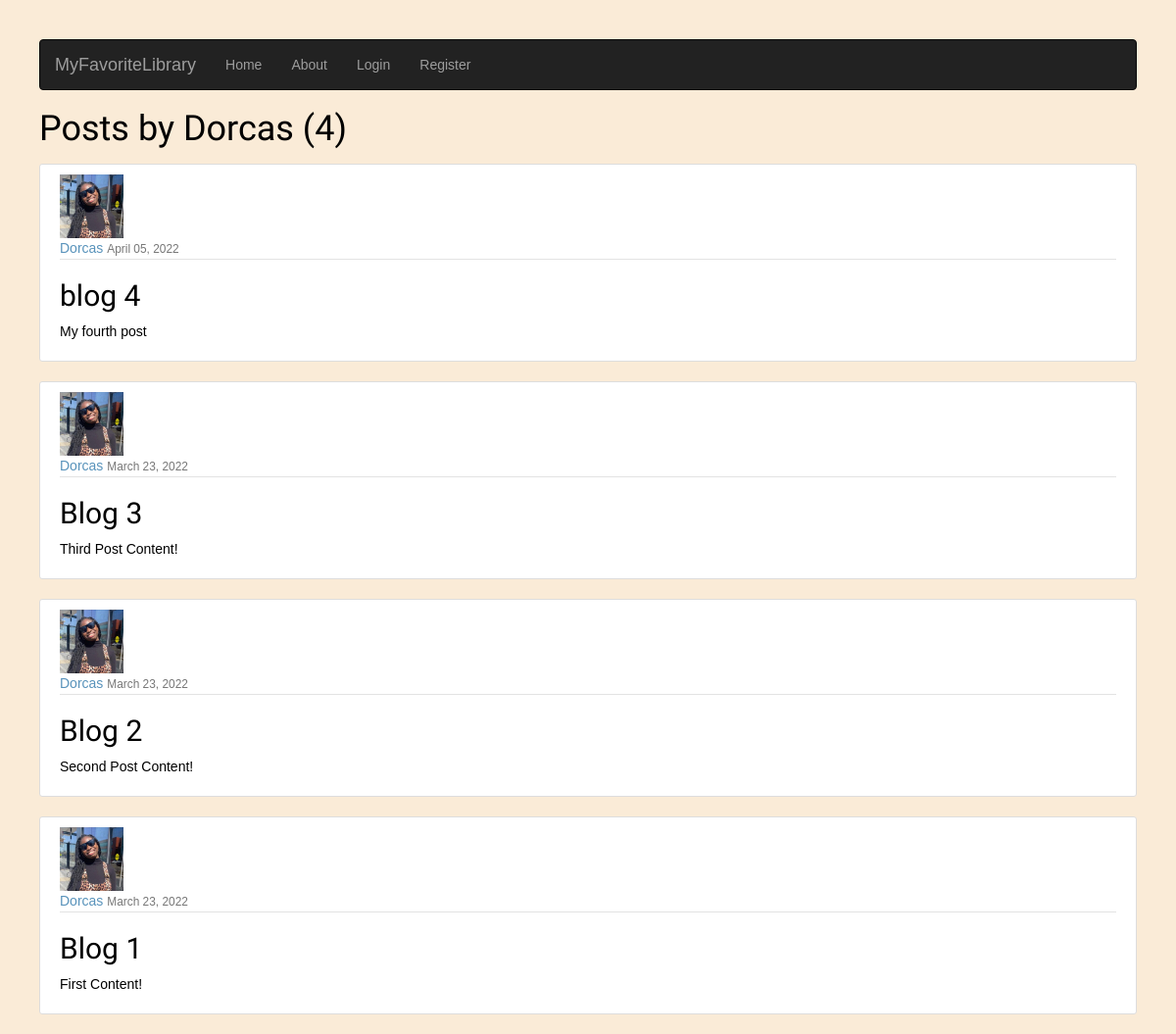
The page /user/Dorcas on the database its author committed.
### mfl/models.py (models this page shows, shortened)
class Post(models.Model):
    title = models.CharField(max_length=100)
    content = models.TextField()
    date_posted = models.DateTimeField(default=timezone.now)
    author = models.ForeignKey(User, on_delete=models.CASCADE)

### users/models.py (models this page shows, shortened)
class Profile(models.Model):
    user = models.OneToOneField(User, on_delete=models.CASCADE)
    image = models.ImageField(default='default.jpg', upload_to="profile_pics")

### mfl/views.py (the view)
# urls.py: path('user/<str:username>', UserPostListView.as_view(), name='user-posts'),
class UserPostListView(ListView):
    model = Post
    template_name = 'mfl/user_posts.html'
    context_object_name = 'posts'
    paginate_by = 5
    def get_queryset(self):
        user = get_object_or_404(User, username=self.kwargs.get('username'))
        return Post.objects.filter(author=user).order_by('-date_posted')

### mfl/templates/mfl/user_posts.html (shortened to what this page needs)
{% extends 'mfl/base.html' %}
{% block content %}
    <h1 class="mb-3">Posts by {{ view.kwargs.username }} ({{ page_obj.paginator.count }})</h1>
    {% for post in posts %}
        <article class="media content-section">
          <img class="rounded-circle article-img" src="{{ post.author.profile.image.url }}">
          <div class="media-body">
            <div class="article-metadata">
              <a class="mr-2" href="{% url 'user-posts' post.author.username %}">{{ post.author }}</a>
              <small class="text-muted">{{ post.date_posted|date:"F d, Y" }}</small>
            </div>
            <h2><a class="article-title" href="{% url 'post-detail' post.id %}">{{ post.title }}</a></h2>
            <p class="article-content">{{ post.content }}</p>
          </div>
        </article>
    {% endfor %}
{% endblock content %}

### mfl/static/mfl/main.css (style rules this page uses)
body { background: antiquewhite; color: black; margin-top:4rem; padding-left: 40px; padding-right: 40px; width: 100%; font-family:helvetica, sans-serif; }
h1, h2, h3, h4, h5, h6 { color: black; font-family: 'Ubuntu', sans-serif; font-weight:normal }
.content-section { background: #ffffff; padding: 10px 20px; border: 1px solid #dddddd; border-radius: 3px; margin-bottom: 20px; }
.article-title { color: black; }
.article-content { white-space: pre-line; }
.article-img { height: 65px; width: 65px; margin-right: 16px; }
.article-metadata { padding-bottom: 1px; margin-bottom: 4px; border-bottom: 1px solid #e3e3e3 }
a { text-decoration:none; color: #5993bb; }

### rows shown on the page
Post: author.profile.image (picture), author "Dorcas", date_posted "April 05, 2022", title "blog 4", content "My fourth post"
Post: author.profile.image (picture), author "Dorcas", date_posted "March 23, 2022", title "Blog 3", content "Third Post Content!"
Post: author.profile.image (picture), author "Dorcas", date_posted "March 23, 2022", title "Blog 2", content "Second Post Content!"
Post: author.profile.image (picture), author "Dorcas", date_posted "March 23, 2022", title "Blog 1", content "First Content!"

### other values the page prints
{{ view.kwargs.username }} "Dorcas"
{{ page_obj.paginator.count }} "4"
